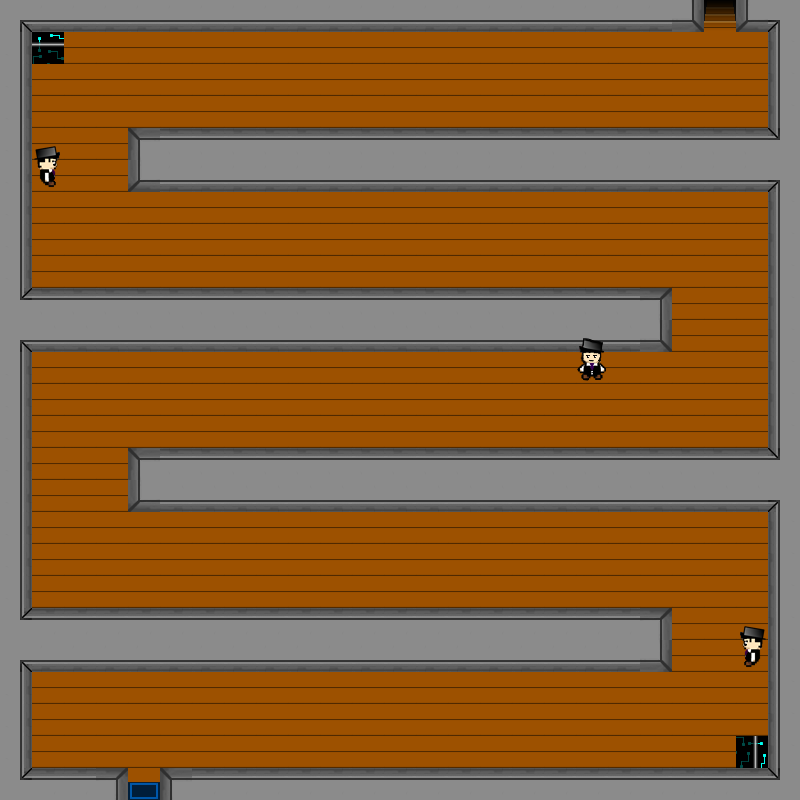

A 2D game scene composited from a Tiled map and its tileset images. What follows is a short description and the map's XML, with each tile layer's data collapsed to a summary:
An orthogonal 25x25 tile map with 32x32 px tiles, 4 tile layers (Camada de Tiles 1, Colisoes, Baus, Enemies), 2 hidden layers not drawn, 15 tilesets.

<map version="1.0" orientation="orthogonal" renderorder="right-down" width="25" height="25" tilewidth="32" tileheight="32" nextobjectid="1">
 <tileset firstgid="1" name="Parede" tilewidth="32" tileheight="32">
  <image source="Parede.png" width="96" height="32" />
 </tileset>
 <tileset firstgid="4" name="Tile_Madeira" tilewidth="32" tileheight="32">
  <image source="Tile_Madeira.png" width="32" height="32" />
 </tileset>
 <tileset firstgid="5" name="TapeteEntrada" tilewidth="32" tileheight="32">
  <image source="TapeteEntrada.png" width="32" height="32" />
  <tile id="0">
   <properties>
    <property name="door" value="door" />
   </properties>
  </tile>
 </tileset>
 <tileset firstgid="6" name="EscadaDescendo" tilewidth="32" tileheight="32">
  <image source="EscadaDescendo.png" width="32" height="32" />
  <tile id="0">
   <properties>
    <property name="door" value="door" />
   </properties>
  </tile>
 </tileset>
 <tileset firstgid="7" name="EscadaSubindo" tilewidth="32" tileheight="32">
  <image source="EscadaSubindo.png" width="32" height="32" />
  <tile id="0">
   <properties>
    <property name="door" value="door" />
   </properties>
  </tile>
 </tileset>
 <tileset firstgid="8" name="Bau" tilewidth="32" tileheight="32">
  <image source="Bau.png" width="32" height="32" />
  <tile id="0">
   <properties>
    <property name="chest" value="chest" />
   </properties>
  </tile>
 </tileset>
 <tileset firstgid="9" name="ParedeInvisivel" tilewidth="32" tileheight="32">
  <image source="ParedeInvisivel.png" width="32" height="32" />
  <tile id="0">
   <properties>
    <property name="blocked" value="blocked" />
   </properties>
  </tile>
 </tileset>
 <tileset firstgid="10" name="Portal1" tilewidth="32" tileheight="32">
  <image source="Portal1.png" width="32" height="32" />
  <tile id="0">
   <properties>
    <property name="blocked" value="blocked" />
    <property name="doorHome" value="MapaExterno.tmx" />
   </properties>
  </tile>
 </tileset>
 <tileset firstgid="11" name="Portal2" tilewidth="32" tileheight="32">
  <image source="Portal2.png" width="32" height="32" />
  <tile id="0">
   <properties>
    <property name="blocked" value="blocked" />
    <property name="stair" value="2oAndarFalcao.tmx" />
   </properties>
  </tile>
 </tileset>
 <tileset firstgid="12" name="VilaoMelee" tilewidth="32" tileheight="32">
  <image source="VilaoMelee.png" width="32" height="64" />
  <tile id="1">
   <properties>
    <property name="battle" value="up" />
   </properties>
  </tile>
 </tileset>
 <tileset firstgid="14" name="VilaoMeleeLado" tilewidth="32" tileheight="32">
  <image source="VilaoMeleeLado.png" width="32" height="64" />
  <tile id="1">
   <properties>
    <property name="battle" value="right" />
   </properties>
  </tile>
 </tileset>
 <tileset firstgid="16" name="Exclamacao" tilewidth="32" tileheight="32">
  <image source="Exclamacao.png" width="32" height="64" />
 </tileset>
 <tileset firstgid="18" name="VilaoMeleeSAtributos" tilewidth="32" tileheight="32">
  <image source="VilaoMelee.png" width="32" height="64" />
 </tileset>
 <tileset firstgid="20" name="VilaoMeleeLadoSAtributos" tilewidth="32" tileheight="32">
  <image source="VilaoMeleeLado.png" width="32" height="64" />
 </tileset>
 <tileset firstgid="22" name="VilaoMeleeOLado" tilewidth="32" tileheight="32">
  <image source="VilaoMeleeOLado.png" width="32" height="64" />
  <tile id="1">
   <properties>
    <property name="battle" value="left" />
   </properties>
  </tile>
 </tileset>
 <layer name="Camada de Tiles 1" width="25" height="25">
  <data>[625 cells, 625 non-empty, 6 distinct tile ids]</data>
 </layer>
 <layer name="Colisoes" width="25" height="25" opacity="0">
  <data>[625 cells, 621 non-empty, 4 distinct tile ids]</data>
 </layer>
 <layer name="Baus" width="25" height="25">
  <data>[625 cells, 2 non-empty, 1 distinct tile ids]</data>
 </layer>
 <layer name="Baus2" width="25" height="25" visible="0">
  <data>[625 cells, 1 non-empty, 1 distinct tile ids]</data>
 </layer>
 <layer name="Enemies" width="25" height="25">
  <data>[625 cells, 6 non-empty, 5 distinct tile ids]</data>
 </layer>
 <layer name="Exclamacao" width="25" height="25" visible="0">
  <data>[625 cells, 4 non-empty, 3 distinct tile ids]</data>
 </layer>
</map>
